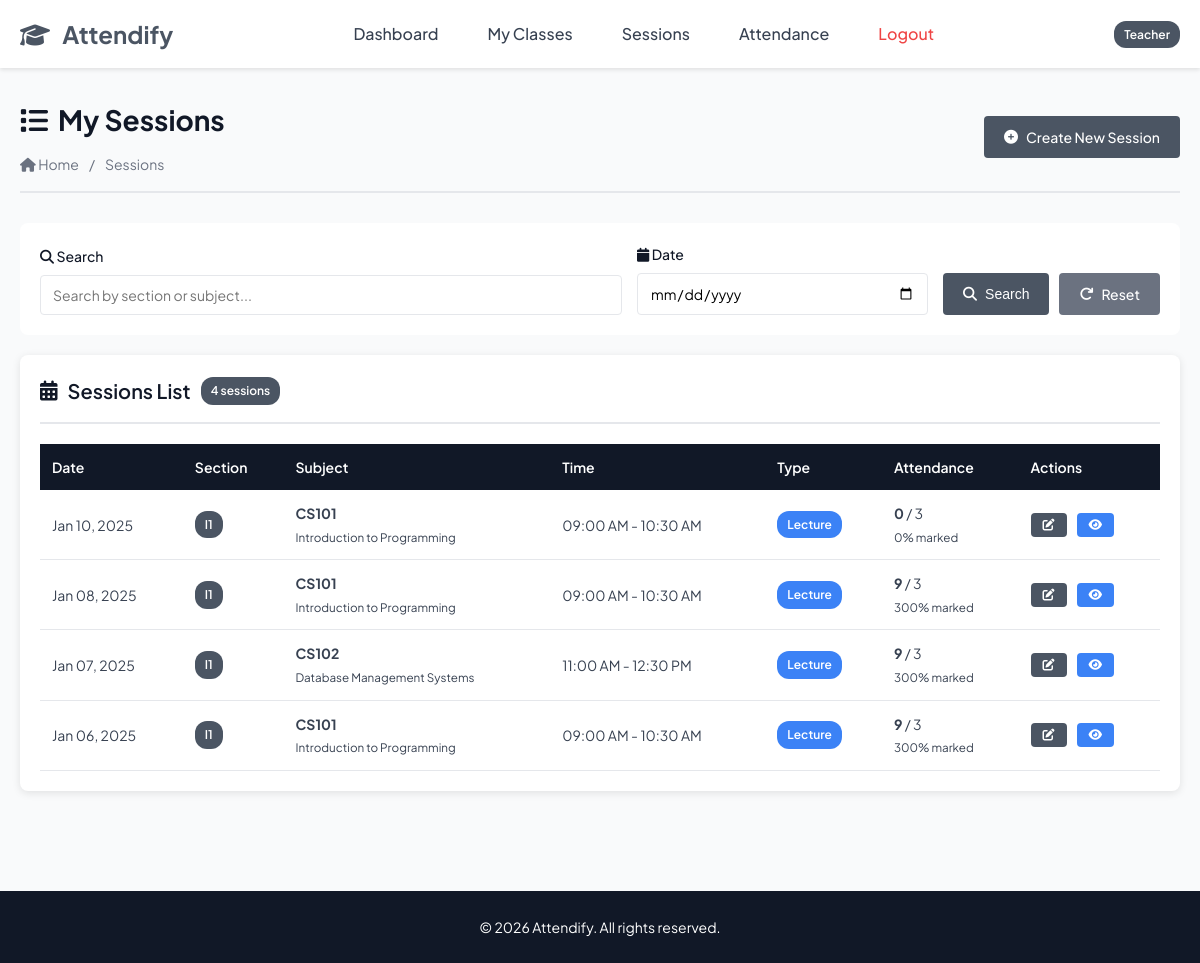
The page /teacher/list_session.php (signed in) on the database its author committed.
### tables this page shows
CREATE TABLE `attendance_sessions` (
  `session_id` int(11) NOT NULL AUTO_INCREMENT,
  `section_subject_id` int(11) NOT NULL,
  `teacher_id` int(11) NOT NULL,
  `session_date` date NOT NULL,
  `start_time` time NOT NULL,
  `end_time` time NOT NULL,
  `session_type` enum('lecture','lab','tutorial') DEFAULT 'lecture',
  `is_active` tinyint(1) DEFAULT 1,
  `created_at` datetime DEFAULT current_timestamp(),
  PRIMARY KEY (`session_id`),
  UNIQUE KEY `unique_session` (`section_subject_id`,`session_date`),
  KEY `teacher_id` (`teacher_id`),
  KEY `idx_session_date` (`session_date`),
  KEY `idx_active_sessions` (`is_active`),
  CONSTRAINT `attendance_sessions_ibfk_1` FOREIGN KEY (`section_subject_id`) REFERENCES `section_subjects` (`section_subject_id`) ON DELETE CASCADE ON UPDATE CASCADE,
  CONSTRAINT `attendance_sessions_ibfk_2` FOREIGN KEY (`teacher_id`) REFERENCES `teachers` (`teacher_id`) ON DELETE CASCADE ON UPDATE CASCADE
);

### config.php (called while the page is built, shortened)
<?php
function formatDate($date) {
    return date('M d, Y', strtotime($date));
}
function formatTime($time) {
    return date('h:i A', strtotime($time));
}
function e($string) {
    return htmlspecialchars($string, ENT_QUOTES, 'UTF-8');
}
function get($key, $default = '') {
    return isset($_GET[$key]) ? $_GET[$key] : $default;
}
?>

### teacher/list_session.php (the view, shortened to what this page needs)
<?php
require_once '../config.php';
$teacher_id = $_SESSION['teacher_id'];
$search = get('search', '');
$filter_date = get('filter_date', '');
$sql = "SELECT
    ats.session_id,
    ats.session_date,
    ats.start_time,
    ats.end_time,
    ats.session_type,
    ats.is_active,
    sec.section_name,
    sub.subject_code,
    sub.subject_name,
    COUNT(a.attendance_id) as marked_count,
    COUNT(DISTINCT e.student_id) as total_students
FROM ATTENDANCE_SESSIONS ats
JOIN SECTION_SUBJECTS ss ON ats.section_subject_id = ss.section_subject_id
JOIN SECTIONS sec ON ss.section_id = sec.section_id
JOIN SUBJECTS sub ON ss.subject_id = sub.subject_id
LEFT JOIN ENROLLMENTS e ON sec.section_id = e.section_id AND e.status = 'active'
LEFT JOIN ATTENDANCE a ON ats.session_id = a.session_id
WHERE ats.teacher_id = ?";
$sql .= " GROUP BY ats.session_id ORDER BY ats.session_date DESC, ats.start_time DESC";
$stmt = $conn->prepare($sql);
if (!empty($search) && !empty($filter_date)) {
    $stmt->bind_param("issss", $teacher_id, $search_term, $search_term, $search_term, $filter_date);
} elseif (!empty($search)) {
    $stmt->bind_param("isss", $teacher_id, $search_term, $search_term, $search_term);
} elseif (!empty($filter_date)) {
    $stmt->bind_param("is", $teacher_id, $filter_date);
} else {
    $stmt->bind_param("i", $teacher_id);
}
$stmt->execute();
$result = $stmt->get_result();
include '../includes/header.php';
?>
<div class="page-header">
    <div>
        <h1><i class="fas fa-list"></i> My Sessions</h1>
        <div class="breadcrumb">
            <a href="dashboard.php"><i class="fas fa-home"></i> Home</a>
            <span>/</span>
            <span>Sessions</span>
        </div>
    </div>
    <div>
        <a href="create_session.php" class="btn btn-primary">
            <i class="fas fa-plus-circle"></i> Create New Session
        </a>
    </div>
</div>
<div class="search-filter-section">
    <form method="GET" action="" style="display: flex; gap: 15px; width: 100%; align-items: end; flex-wrap: wrap;">
        <div class="form-group" style="flex: 2; margin-bottom: 0; min-width: 250px;">
            <label for="search"><i class="fas fa-search"></i> Search</label>
            <input
                type="text"
                id="search"
                name="search"
                placeholder="Search by section or subject..."
                value="<?php echo htmlspecialchars($search); ?>"
            >
        </div>
        <div class="form-group" style="flex: 1; margin-bottom: 0; min-width: 200px;">
            <label for="filter_date"><i class="fas fa-calendar"></i> Date</label>
            <input
                type="date"
                id="filter_date"
                name="filter_date"
                value="<?php echo htmlspecialchars($filter_date); ?>"
            >
        </div>
        <div style="display: flex; gap: 10px;">
            <button type="submit" class="btn btn-primary">
                <i class="fas fa-search"></i> Search
            </button>
            <a href="list_session.php" class="btn btn-secondary">
                <i class="fas fa-redo"></i> Reset
            </a>
        </div>
    </form>
</div>
<div class="card">
    <div class="card-header">
        <h2 class="card-title">
            <i class="fas fa-calendar-alt"></i> Sessions List
            <span class="badge badge-primary"><?php echo $result->num_rows; ?> sessions</span>
        </h2>
    </div>
    <div class="card-body">
        <?php if ($result->num_rows > 0): ?>
            <div class="table-responsive">
                <table>
                    <thead>
                        <tr>
                            <th>Date</th>
                            <th>Section</th>
                            <th>Subject</th>
                            <th>Time</th>
                            <th>Type</th>
                            <th>Attendance</th>
                            <th>Actions</th>
                        </tr>
                    </thead>
                    <tbody>
                        <?php while ($session = $result->fetch_assoc()): ?>
                            <tr>
                                <td><?php echo formatDate($session['session_date']); ?></td>
                                <td><span class="badge badge-primary"><?php echo e($session['section_name']); ?></span></td>
                                <td>
                                    <strong><?php echo e($session['subject_code']); ?></strong><br>
                                    <small><?php echo e($session['subject_name']); ?></small>
                                </td>
                                <td><?php echo formatTime($session['start_time']) . ' - ' . formatTime($session['end_time']); ?></td>
                                <td><span class="badge badge-info"><?php echo ucfirst($session['session_type']); ?></span></td>
                                <td>
                                    <strong><?php echo $session['marked_count']; ?></strong> / <?php echo $session['total_students']; ?>
                                    <?php if ($session['total_students'] > 0): ?>
                                        <br><small><?php echo round(($session['marked_count'] / $session['total_students']) * 100); ?>% marked</small>
                                    <?php endif; ?>
                                </td>
                                <td>
                                    <div class="btn-group">
                                        <a href="mark_attendance.php?session_id=<?php echo $session['session_id']; ?>"
                                           class="btn btn-sm btn-primary"
                                           title="Mark Attendance">
                                            <i class="fas fa-edit"></i>
                                        </a>
                                        <a href="view_attendance.php?session_id=<?php echo $session['session_id']; ?>"
                                           class="btn btn-sm btn-info"
                                           title="View Attendance">
                                            <i class="fas fa-eye"></i>
                                        </a>
                                    </div>
                                </td>
                            </tr>
                        <?php endwhile; ?>
                    </tbody>
                </table>
            </div>
        <?php endif; ?>
    </div>
</div>
<?php
include '../includes/footer.php';
?>

### css/styles.css (style rules this page uses)
* { margin: 0; padding: 0; box-sizing: border-box; }
:root { --primary-color: #4b5563; --secondary-color: #6366f1; --danger-color: #ef4444; --warning-color: #f59e0b; --info-color: #3b82f6; --dark-color: #111827; --light-color: #f9fafb; --white-color: #ffffff; --border-color: #e5e7eb; --text-color: #374151; --text-muted: #6b7280; --success-color: #10b981; }
body { font-family: 'Plus Jakarta Sans', sans-serif; font-size: 16px; line-height: 1.6; color: var(--text-color); background-color: var(--light-color); }
a { text-decoration: none; color: var(--primary-color); transition: color 0.3s ease; }
.card { background-color: var(--white-color); border-radius: 8px; box-shadow: 0 2px 8px rgba(0, 0, 0, 0.1); padding: 20px; margin-bottom: 20px; }
.card-header { border-bottom: 2px solid var(--border-color); padding-bottom: 15px; margin-bottom: 20px; }
.card-title { font-size: 20px; font-weight: 600; color: var(--dark-color); display: flex; align-items: center; gap: 10px; }
.card-body { padding: 0; }
.table-responsive { overflow-x: auto; margin-top: 20px; }
table { width: 100%; border-collapse: collapse; background-color: var(--white-color); }
table thead { background-color: var(--dark-color); color: var(--white-color); }
table thead th { padding: 12px; text-align: left; font-weight: 600; font-size: 14px; }
table tbody tr { border-bottom: 1px solid var(--border-color); transition: background-color 0.2s ease; }
table tbody td { padding: 12px; font-size: 14px; }
table tbody td:last-child { text-align: right; }
.form-group { margin-bottom: 20px; }
label { display: block; margin-bottom: 8px; font-weight: 500; color: var(--dark-color); font-size: 14px; }
input[type="text"], input[type="email"], input[type="password"], input[type="number"], input[type="date"], input[type="time"], input[type="tel"], select, textarea { width: 100%; padding: 10px 12px; border: 1px solid var(--border-color); border-radius: 4px; font-size: 14px; font-family: inherit; transition: all 0.3s ease; }
.btn { display: inline-flex; align-items: center; gap: 8px; padding: 10px 20px; border: none; border-radius: 4px; font-size: 14px; font-weight: 500; cursor: pointer; text-decoration: none; }
.btn-primary { background-color: var(--primary-color); color: var(--white-color); }
.btn-info { background-color: var(--info-color); color: var(--white-color); }
.btn-secondary { background-color: #6b7280; color: var(--white-color); }
.btn-sm { padding: 6px 12px; font-size: 12px; }
.btn-group { display: flex; gap: 10px; flex-wrap: wrap; }
.badge { display: inline-block; padding: 4px 10px; font-size: 12px; font-weight: 600; border-radius: 12px; color: var(--white-color); }
.badge-primary { background-color: var(--primary-color); }
.badge-info { background-color: var(--info-color); }
.search-filter-section { background-color: var(--white-color); padding: 20px; border-radius: 8px; margin-bottom: 20px; display: flex; gap: 15px; flex-wrap: wrap; align-items: end; }
.search-filter-section .form-group { margin-bottom: 0; flex: 1; min-width: 200px; }
.page-header { display: flex; justify-content: space-between; align-items: center; margin-bottom: 30px; padding-bottom: 15px; border-bottom: 2px solid var(--border-color); }
.page-header h1 { font-size: 28px; color: var(--dark-color); display: flex; align-items: center; gap: 10px; }
.breadcrumb { display: flex; gap: 10px; align-items: center; font-size: 14px; color: var(--text-muted); margin-top: 10px; }
.breadcrumb a { color: var(--text-muted); }

### rows shown on the page
attendance_sessions: session_date "Jan 10, 2025", section_name "I1", subject_code "CS101", subject_name "Introduction to Programming", start_time "09:00 AM", end_time "10:30 AM", session_type "Lecture", marked_count "0", total_students "3", total_students "0"
attendance_sessions: session_date "Jan 08, 2025", section_name "I1", subject_code "CS101", subject_name "Introduction to Programming", start_time "09:00 AM", end_time "10:30 AM", session_type "Lecture", marked_count "9", total_students "3", total_students "300"
attendance_sessions: session_date "Jan 07, 2025", section_name "I1", subject_code "CS102", subject_name "Database Management Systems", start_time "11:00 AM", end_time "12:30 PM", session_type "Lecture", marked_count "9", total_students "3", total_students "300"
attendance_sessions: session_date "Jan 06, 2025", section_name "I1", subject_code "CS101", subject_name "Introduction to Programming", start_time "09:00 AM", end_time "10:30 AM", session_type "Lecture", marked_count "9", total_students "3", total_students "300"

### other values the page prints
$_SESSION['user_type'] "Teacher"
$result->num_rows "4"
